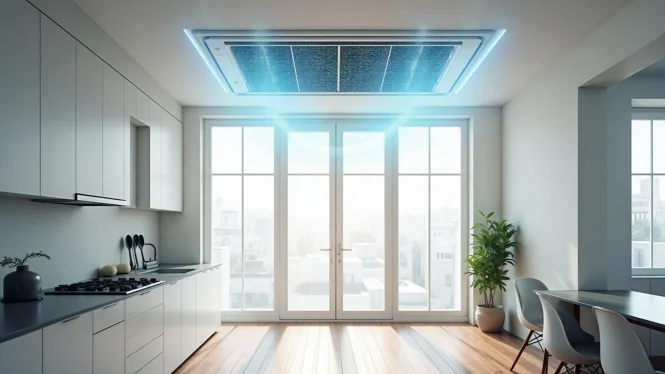
#> input picture src/assets/hero-duct-cleaning-mobile.webp, 665 x 374 px
$ python adjust_single_image.py src/assets/hero-duct-cleaning-mobile.webp out.png 5
#> lines starting #> are read from the running program, lines starting #| are printed output that depends on the picture
#!/usr/bin/env python3
"""
Adjust vertical crop position of a single image
"""
from PIL import Image
import sys
import os

def adjust_image_crop(input_path, output_path, vertical_offset=0):
    """
    Adjust vertical crop position of an image

    Args:
        input_path: Path to input image
        output_path: Path to save adjusted image
        vertical_offset: Vertical offset (-100 to 100)
                        Positive = show more center/bottom (crop from top)
                        Negative = show more top (crop from bottom)
    """
#> called with output_path = 'out.png', vertical_offset = 5
    # Load image
    img = Image.open(input_path)
#> img is the input picture: PIL image 665x374 RGB; mean R, G, B 158.5, 168.4, 167.9
    original_width, original_height = img.size
#> original_width = 665; original_height = 374

    if vertical_offset == 0:
        # No adjustment, just copy
        img.save(output_path, 'JPEG', quality=95, optimize=True)
        print(f"No adjustment - copied: {output_path}")
        return

    # Make image 30% taller to allow room for cropping
    temp_height = int(original_height * 1.3)
#> temp_height = 486
    temp_width = int(original_width * (temp_height / original_height))
#> temp_width = 864
    img_temp = img.resize((temp_width, temp_height), Image.LANCZOS)

    # Calculate crop position
    crop_height = original_height
#> crop_height = 374
    crop_width = original_width
#> crop_width = 665

    max_crop_top = temp_height - crop_height
#> max_crop_top = 112
    center_crop_top = (temp_height - crop_height) // 2
#> center_crop_top = 56
    offset_pixels = int(max_crop_top * (vertical_offset / 100))
#> offset_pixels = 5
    crop_top = max(0, min(max_crop_top, center_crop_top + offset_pixels))
#> crop_top = 61
    crop_bottom = crop_top + crop_height
#> crop_bottom = 435

    # Crop horizontally centered, vertically with offset
    crop_left = (temp_width - crop_width) // 2
#> crop_left = 99
    crop_right = crop_left + crop_width
#> crop_right = 764

    # Crop and resize back to original dimensions
    img_cropped = img_temp.crop((crop_left, crop_top, crop_right, crop_bottom))
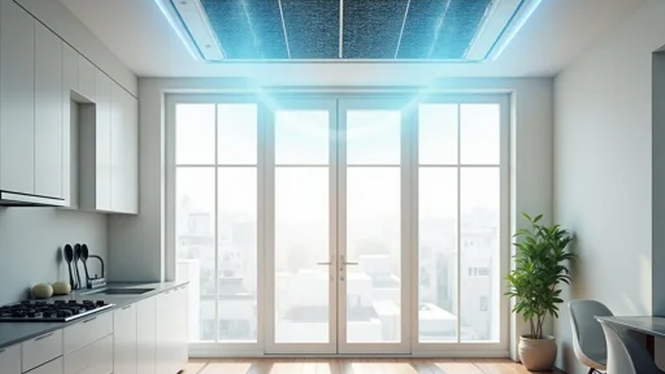
#> img_cropped: PIL image 665x374 RGB; mean R, G, B 175.6, 187.6, 187.1
    img_final = img_cropped.resize((original_width, original_height), Image.LANCZOS)

    # Save
    img_final.save(output_path, 'JPEG', quality=95, optimize=True)

    print(f"Adjusted with offset {vertical_offset}: {output_path}")
    print(f"Dimensions: {original_width}x{original_height}")
#| Dimensions: 665x374
    print(f"File size: {os.path.getsize(output_path) / 1024:.1f} KB")

if __name__ == "__main__":
    if len(sys.argv) < 3 or len(sys.argv) > 4:
        print("Usage: python adjust_single_image.py <input_image> <output_image> [offset]")
        print("  offset: Vertical crop offset (-100 to 100)")
        print("          Positive = show more center (crop top)")
        print("          Negative = show more top (crop bottom)")
        sys.exit(1)

    input_path = sys.argv[1]
    output_path = sys.argv[2]
    offset = int(sys.argv[3]) if len(sys.argv) == 4 else 0

    adjust_image_crop(input_path, output_path, offset)

$ run again, on src/assets/services-hero-mobile.webp
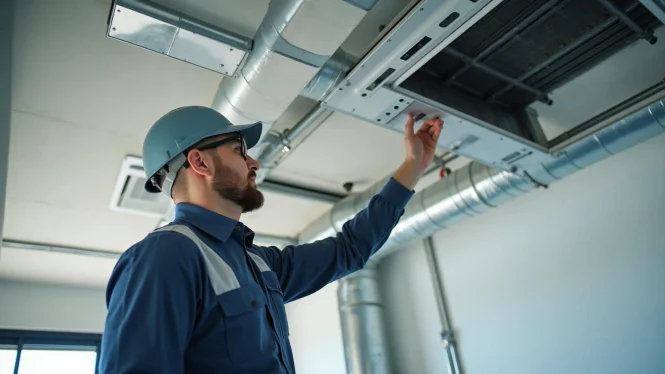
#> input picture src/assets/services-hero-mobile.webp, 665 x 374 px
#> in adjust_image_crop, img is the input picture: PIL image 665x374 RGB; mean R, G, B 120, 135.3, 135.8
#> in adjust_image_crop, `img_cropped = img_temp.crop((crop_left, crop_top, crop_right, crop_bot..`:
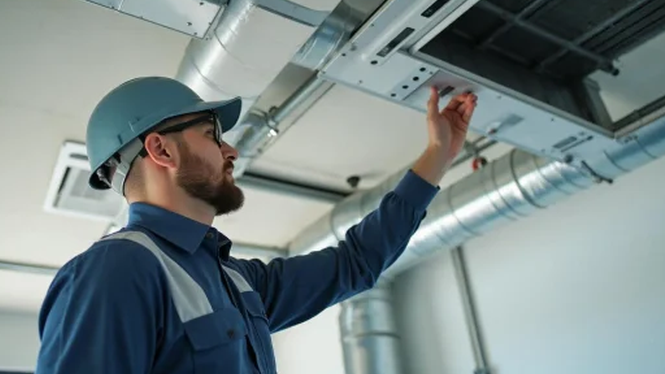
#> img_cropped: PIL image 665x374 RGB; mean R, G, B 122.7, 135.9, 136.2
#| Dimensions: 665x374
